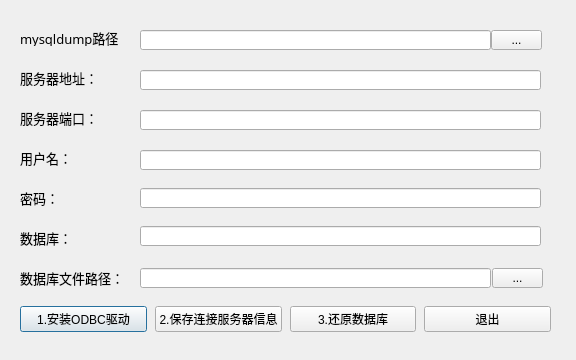
<?xml version="1.0" encoding="UTF-8"?>
<ui version="4.0">
 <class>DlgServerConfigure</class>
 <widget class="QDialog" name="DlgServerConfigure">
  <property name="geometry">
   <rect>
    <x>0</x>
    <y>0</y>
    <width>576</width>
    <height>360</height>
   </rect>
  </property>
  <property name="windowTitle">
   <string>参数配置</string>
  </property>
  <property name="windowIcon">
   <iconset resource="../qrc/Top.qrc">
    <normaloff>:/new/wl/Logo_ico.png</normaloff>:/new/wl/Logo_ico.png</iconset>
  </property>
  <widget class="QLabel" name="label">
   <property name="geometry">
    <rect>
     <x>20</x>
     <y>30</y>
     <width>101</width>
     <height>16</height>
    </rect>
   </property>
   <property name="font">
    <font>
     <family>宋体</family>
     <pointsize>10</pointsize>
    </font>
   </property>
   <property name="text">
    <string>mysqldump路径：</string>
   </property>
  </widget>
  <widget class="QLabel" name="label_2">
   <property name="geometry">
    <rect>
     <x>20</x>
     <y>70</y>
     <width>101</width>
     <height>16</height>
    </rect>
   </property>
   <property name="font">
    <font>
     <family>宋体</family>
     <pointsize>10</pointsize>
    </font>
   </property>
   <property name="text">
    <string>服务器地址：</string>
   </property>
  </widget>
  <widget class="QLabel" name="label_3">
   <property name="geometry">
    <rect>
     <x>20</x>
     <y>110</y>
     <width>101</width>
     <height>16</height>
    </rect>
   </property>
   <property name="font">
    <font>
     <family>宋体</family>
     <pointsize>10</pointsize>
    </font>
   </property>
   <property name="text">
    <string>服务器端口：</string>
   </property>
  </widget>
  <widget class="QLabel" name="label_4">
   <property name="geometry">
    <rect>
     <x>20</x>
     <y>150</y>
     <width>101</width>
     <height>16</height>
    </rect>
   </property>
   <property name="font">
    <font>
     <family>宋体</family>
     <pointsize>10</pointsize>
    </font>
   </property>
   <property name="text">
    <string>用户名：</string>
   </property>
  </widget>
  <widget class="QLabel" name="label_5">
   <property name="geometry">
    <rect>
     <x>20</x>
     <y>190</y>
     <width>101</width>
     <height>16</height>
    </rect>
   </property>
   <property name="font">
    <font>
     <family>宋体</family>
     <pointsize>10</pointsize>
    </font>
   </property>
   <property name="text">
    <string>密码：</string>
   </property>
  </widget>
  <widget class="QLabel" name="label_6">
   <property name="geometry">
    <rect>
     <x>20</x>
     <y>230</y>
     <width>101</width>
     <height>16</height>
    </rect>
   </property>
   <property name="font">
    <font>
     <family>宋体</family>
     <pointsize>10</pointsize>
    </font>
   </property>
   <property name="text">
    <string>数据库：</string>
   </property>
  </widget>
  <widget class="QLabel" name="label_7">
   <property name="geometry">
    <rect>
     <x>20</x>
     <y>270</y>
     <width>101</width>
     <height>16</height>
    </rect>
   </property>
   <property name="font">
    <font>
     <family>宋体</family>
     <pointsize>10</pointsize>
    </font>
   </property>
   <property name="text">
    <string>数据库文件路径：</string>
   </property>
  </widget>
  <widget class="QLineEdit" name="lineEditDump">
   <property name="geometry">
    <rect>
     <x>140</x>
     <y>30</y>
     <width>351</width>
     <height>20</height>
    </rect>
   </property>
  </widget>
  <widget class="QLineEdit" name="lineEditDBFilePath">
   <property name="geometry">
    <rect>
     <x>140</x>
     <y>268</y>
     <width>351</width>
     <height>20</height>
    </rect>
   </property>
  </widget>
  <widget class="QLineEdit" name="lineEditServerAdds">
   <property name="geometry">
    <rect>
     <x>140</x>
     <y>70</y>
     <width>401</width>
     <height>20</height>
    </rect>
   </property>
  </widget>
  <widget class="QLineEdit" name="lineEditServerPort">
   <property name="geometry">
    <rect>
     <x>140</x>
     <y>110</y>
     <width>401</width>
     <height>20</height>
    </rect>
   </property>
  </widget>
  <widget class="QLineEdit" name="lineEditUserName">
   <property name="geometry">
    <rect>
     <x>140</x>
     <y>150</y>
     <width>401</width>
     <height>20</height>
    </rect>
   </property>
  </widget>
  <widget class="QLineEdit" name="lineEditPassword">
   <property name="geometry">
    <rect>
     <x>140</x>
     <y>188</y>
     <width>401</width>
     <height>20</height>
    </rect>
   </property>
   <property name="echoMode">
    <enum>QLineEdit::Password</enum>
   </property>
  </widget>
  <widget class="QLineEdit" name="lineEditDB">
   <property name="geometry">
    <rect>
     <x>140</x>
     <y>226</y>
     <width>401</width>
     <height>20</height>
    </rect>
   </property>
  </widget>
  <widget class="QWidget" name="horizontalLayoutWidget">
   <property name="geometry">
    <rect>
     <x>20</x>
     <y>304</y>
     <width>531</width>
     <height>31</height>
    </rect>
   </property>
   <layout class="QHBoxLayout" name="horizontalLayout">
    <property name="spacing">
     <number>8</number>
    </property>
    <item>
     <widget class="QPushButton" name="pbSetupODBC">
      <property name="text">
       <string>1.安装ODBC驱动</string>
      </property>
     </widget>
    </item>
    <item>
     <widget class="QPushButton" name="pbSaveInfo">
      <property name="text">
       <string>2.保存连接服务器信息</string>
      </property>
     </widget>
    </item>
    <item>
     <widget class="QPushButton" name="pbReductionDB">
      <property name="text">
       <string>3.还原数据库</string>
      </property>
     </widget>
    </item>
    <item>
     <widget class="QPushButton" name="qbQuit">
      <property name="text">
       <string>退出</string>
      </property>
     </widget>
    </item>
   </layout>
  </widget>
  <widget class="QToolButton" name="toolButtonDumpPath">
   <property name="geometry">
    <rect>
     <x>491</x>
     <y>30</y>
     <width>51</width>
     <height>20</height>
    </rect>
   </property>
   <property name="text">
    <string>...</string>
   </property>
  </widget>
  <widget class="QToolButton" name="toolButtonDBFilePath">
   <property name="geometry">
    <rect>
     <x>492</x>
     <y>268</y>
     <width>51</width>
     <height>20</height>
    </rect>
   </property>
   <property name="text">
    <string>...</string>
   </property>
  </widget>
 </widget>
 <resources>
  <include location="../qrc/Top.qrc"/>
 </resources>
 <connections/>
 <slots>
  <slot>DumpPathClick()</slot>
  <slot>DBFilePathClick()</slot>
  <slot>SetupODBCClick()</slot>
  <slot>SaveInfoClick()</slot>
  <slot>ReductionDBClick()</slot>
  <slot>QuitClick()</slot>
 </slots>
</ui>
